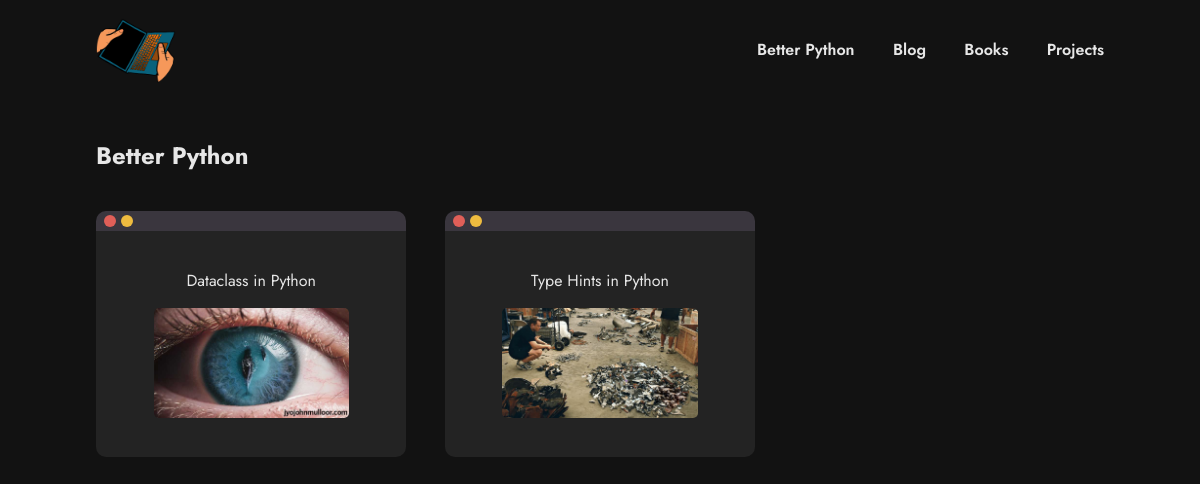
Page /betterpython on the committed database.
### flaskapp/api/tables.py (models this page shows, shortened)
class Article(db.Model):  # type: ignore
    article_id = db.Column(db.Integer, primary_key = True)
    image_name = db.Column(db.String(100), nullable = False)
    title = db.Column(db.String(100), nullable = False)
    category = db.Column(db.String(50), nullable = False)
    content = db.Column(db.String(50), nullable = False)
    author = db.Column(db.String(50), nullable = False)
    date = db.Column(db.DateTime, nullable=False)

### flaskapp/main/routes.py (the view)
@main.route('/betterpython')
def betterpython_page():
    posts = Article.query.filter(Article.category == 'Better Python').order_by((Article.article_id.desc())).all()
    return render_template('posts.html', posts = posts)

### flaskapp/templates/posts.html (shortened to what this page needs)
<!DOCTYPE html>
<html lang="en">
  <head>
    <link rel="stylesheet" href="static/css/general.css" />
    <link rel="stylesheet" href="static/css/style.css" />
    <link rel="stylesheet" href="static/css/queries.css" />
  </head>
  <body>
    <header class="header">
      <div class="nav-container">
        <a class="toindex" href="/">
          <img
            class="logo"
            src="static/images/headerimage4.png"
            alt="Hands holding laptop as if it is a book"
          />
        </a>
        <nav class="navbar">
          <ul class="nav-list">
            <li>
              <a class="nav-list-link" href="/betterpython">Better Python</a>
            </li>
            <li><a class="nav-list-link" href="/blog">Blog</a></li>
            <li><a class="nav-list-link" href="/books">Books</a></li>
            <li><a class="nav-list-link" href="/projects">Projects</a></li>
          </ul>
        </nav>
      </div>
    </header>
    <section class="latest-posts-section">
      <div class="latest-posts-all">
        <h2 class="latest-posts-h2">
          {% if posts|length > 0 %} {{ posts[0].category}} {% else %} Nothing is
          here {% endif %}
        </h2>
        <div class="latest-posts-container">
          {% for post in posts %}
          <a href="/post/{{post['article_id']}}" class="content-link">
            <div class="post-div">
              <p class="post-header">{{ post['title'] }}</p>
              <img
                class="post-image"
                src="static/images/article{{post['article_id']}}/{{post['image_name']}}"
                alt="uno cards, monopoly houses and playing cards which are handdrawing"
              />
            </div>
          </a>
          {% endfor %}
        </div>
      </div>
    </section>
  </body>
</html>

### flaskapp/static/css/general.css (style rules this page uses)
html { font-family: "Jost", sans-serif; font-size: 100%; }
* { margin: 0; padding: 0; box-sizing: border-box; }
body { font-family: "Jost", sans-serif; font-size: 100%; background-color: #121212; }

### flaskapp/static/css/style.css (style rules this page uses)
.header { position: sticky; top: 0; z-index: 1; }
.nav-container { display: flex; align-items: center; justify-content: space-between; padding: 0.6rem 6rem; background-color: #121212; }
.toindex { height: 80px; }
.logo { height: 80px; width: 80px; }
.nav-list { display: flex; gap: 2.4rem; list-style: none; z-index: 1; }
.nav-list-link:link, .nav-list-link:visited { color: #e7e7e7; font-weight: 600; text-decoration: none; }
.latest-posts-section { margin: 2.4rem 0; padding: 0 3.6rem; z-index: 0; }
.latest-posts-all { padding: 0 2.4rem; }
.latest-posts-h2 { color: #e7e7e7; }
.latest-posts-container { display: grid; grid-template-columns: repeat(3, 1fr); gap: 2.4rem; margin: 2.4rem 0; }
.latest-posts-container a { text-decoration: none; }
.content-link { display: contents; position: relative; }
.post-div { display: flex; position: relative; flex-direction: column; gap: 1rem; color: #e7e7e7; align-items: center; padding: 2.4rem 3.6rem; background-color: #232323; border-top: 20px solid #3a363e; border-radius: 10px; }
.post-div::after { top: -16px; left: 8px; position: absolute; content: " "; display: block; text-align: center; height: 12px; width: 12px; border-radius: 12px; background-color: #e05f58; color: black; }
.post-div::before { top: -16px; left: 25px; position: absolute; content: " "; display: block; text-align: center; height: 12px; width: 12px; border-radius: 12px; background-color: #eebb3f; color: black; }
.post-header { font-size: 1rem; }
.post-image { max-width: 100%; max-height: 8.8rem; border-radius: 5px; }

### rows in the picture
Article: category "Better Python", title "Dataclass in Python", image_name (picture)
Article: title "Type Hints in Python", image_name (picture)
